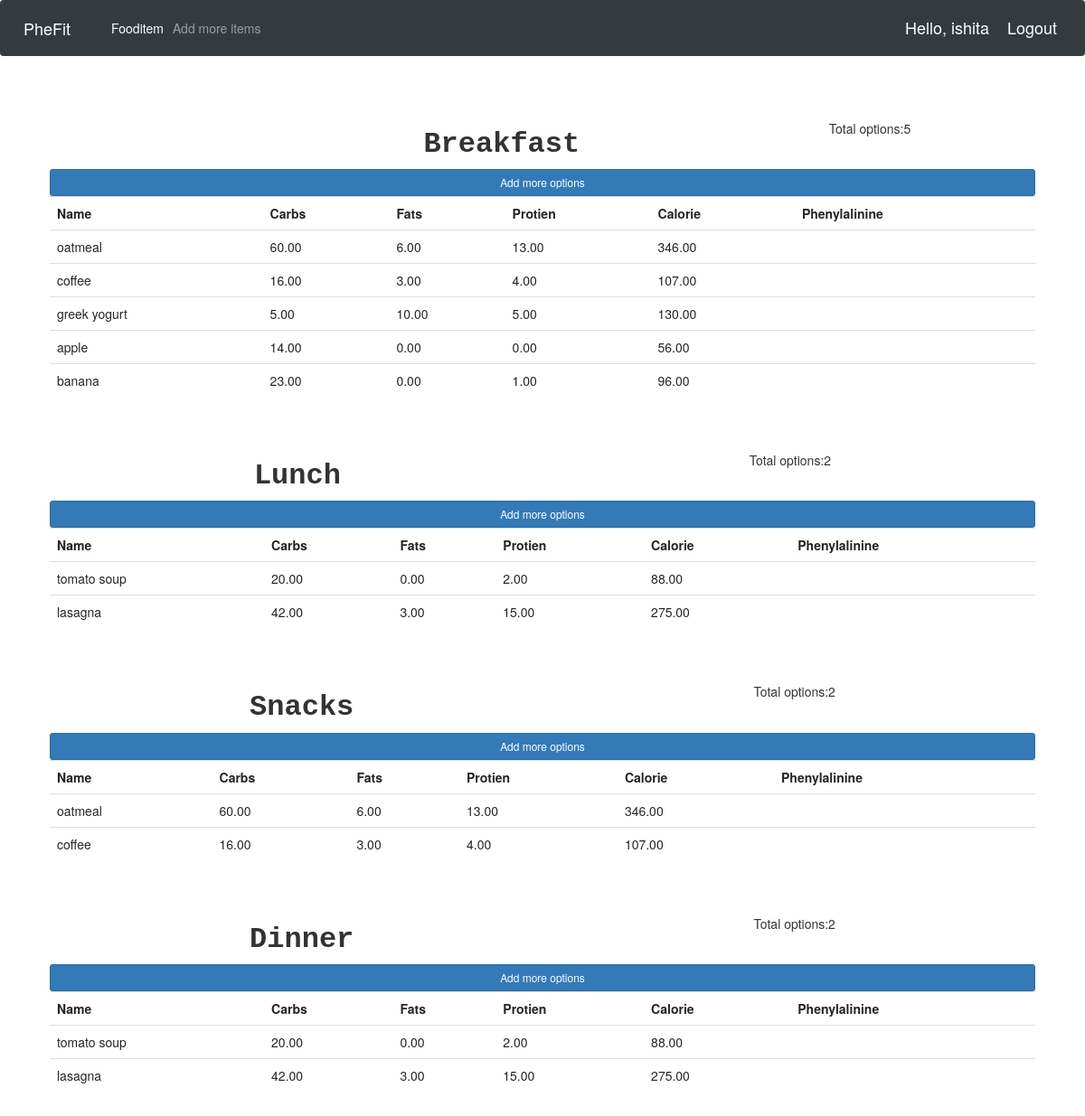
Before: /product/ (signed in) with the older database file.
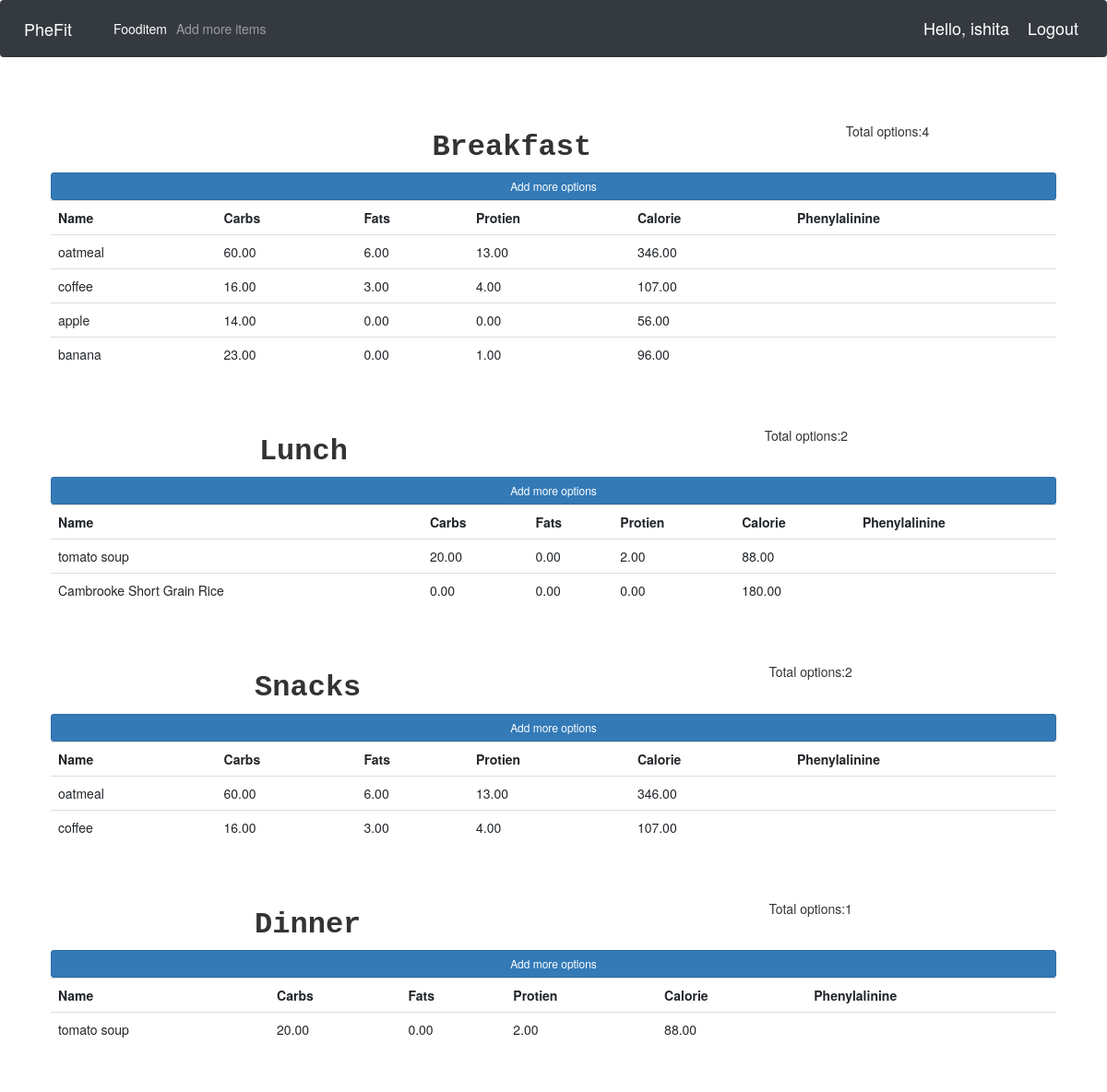
After: the same page with the newer database file.
### Fityfeed/models.py (models this page shows, shortened)
class Fooditem(models.Model):
    name = models.CharField(max_length=200)
    category = models.ManyToManyField(Category)
    carbohydrate = models.DecimalField(max_digits=5,decimal_places=2,default=0)
    fats = models.DecimalField(max_digits=5,decimal_places=2,default=0)
    protein = models.DecimalField(max_digits=5,decimal_places=2,default=0)
    calorie=models.DecimalField(max_digits=5,decimal_places=2,default=0,blank=True)
    phenylalanine=models.DecimalField(max_digits=5,decimal_places=2,default=0,blank=True)
    quantity = models.IntegerField(default=1,null=True,blank=True)

### Fityfeed/decorators.py (the view)
        def wrapper_func(request,*args,**kwargs):
            group=None
            if request.user.groups.exists():
                group=request.user.groups.all()[0].name
            if group in allowed_roles:
                return view_func(request,*args,**kwargs)
            else:
                return HttpResponse("<h1>You are not allowed to access this page</h1>")

### Fityfeed/views.py (called while the page is built)
@login_required(login_url='login')
@allowed_users(allowed_roles=['admin'])
def fooditem(request):
    breakfast=Category.objects.filter(name='breakfast')[0].fooditem_set.all()
    bcnt=breakfast.count()
    lunch=Category.objects.filter(name='lunch')[0].fooditem_set.all()
    lcnt=lunch.count()
    dinner=Category.objects.filter(name='dinner')[0].fooditem_set.all()
    dcnt=dinner.count()
    snacks=Category.objects.filter(name='snacks')[0].fooditem_set.all()
    scnt=snacks.count()
    context={'breakfast':breakfast,
              'bcnt':bcnt,
              'lcnt':lcnt,
              'scnt':scnt,
              'dcnt':dcnt,
              'lunch':lunch,
              'dinner':dinner,
              'snacks':snacks,
            }
    return render(request,'fooditem.html',context)

### Fityfeed/templates/fooditem.html
{% extends 'main.html' %}
{% load static%}
{% block content %}
    <div class="flex-box-row">
        <br>
        <br>
        <h5 id="heading">Breakfast</h5>
        <h7>Total options:{{bcnt}}</h7>
            <a class="btn btn-primary  btn-sm btn-block" href="{% url 'createfooditem' %}">Add more options</a>
            <table class="table table-sm">
                <tr>
                    <th>Name</th>
                    <th>Carbs</th>
                    <th>Fats</th>
                    <th>Protien</th>
                    <th>Calorie</th>
                    <th>Phenylalinine</th>
                </tr>
               {% for items in breakfast %}
                <tr>
                    <td>{{items.name}} </td>
                    <td>{{items.carbohydrate}} </td>
                    <td>{{items.fats}} </td>
                    <td>{{items.protein}} </td>
                    <td>{{items.calorie}} </td>
                    <td>{{items.phenylalinine}}</td>
                    </tr>
                {% endfor %}
            </table>
    </div>
    <br>
    <div class="flex-box-row">
        <h5 id="heading">Lunch</h5>
        <h7>Total options:{{lcnt}}</h7>
            <a class="btn btn-primary  btn-sm btn-block" href="{% url 'createfooditem' %}">Add more options</a>
            <table class="table table-sm">
                <tr>
                    <th>Name</th>
                    <th>Carbs</th>
                    <th>Fats</th>
                    <th>Protien</th>
                    <th>Calorie</th>
                    <th>Phenylalinine</th>
                </tr>
               {% for items in lunch %}
                <tr>
                    <td>{{items.name}} </td>
                    <td>{{items.carbohydrate}} </td>
                    <td>{{items.fats}} </td>
                    <td>{{items.protein}} </td>
                    <td>{{items.calorie}} </td>
                    <td>{{items.phenylalinine}}</td>
                    </tr>
                {% endfor %}
            </table>
    </div>
    <br>
    <div class="flex-box-row">
        <h5 id="heading">Snacks</h5>
        <h7>Total options:{{scnt}}</h7>
            <a class="btn btn-primary  btn-sm btn-block" href="{% url 'createfooditem' %}">Add more options</a>
            <table class="table table-sm">
                <tr>
                    <th>Name</th>
                    <th>Carbs</th>
                    <th>Fats</th>
                    <th>Protien</th>
                    <th>Calorie</th>
                    <th>Phenylalinine</th>
                </tr>
               {% for items in snacks %}
                <tr>
                    <td>{{items.name}} </td>
                    <td>{{items.carbohydrate}} </td>
                    <td>{{items.fats}} </td>
                    <td>{{items.protein}} </td>
                    <td>{{items.calorie}} </td>
                    <td>{{items.phenylalinine}}</td>
                    </tr>
                {% endfor %}
            </table>
    </div>
    <br>
    <div class="flex-box-row">
        <h5 id="heading">Dinner</h5>
        <h7>Total options:{{dcnt}}</h7>
            <a class="btn btn-primary  btn-sm btn-block" href="{% url 'createfooditem' %}">Add more options</a>
            <table class="table table-sm">
                <tr>
                    <th>Name</th>
                    <th>Carbs</th>
                    <th>Fats</th>
                    <th>Protien</th>
                    <th>Calorie</th>
                    <th>Phenylalinine</th>
                </tr>
               {% for items in dinner %}
                <tr>
                    <td>{{items.name}} </td>
                    <td>{{items.carbohydrate}} </td>
                    <td>{{items.fats}} </td>
                    <td>{{items.protein}} </td>
                    <td>{{items.calorie}} </td>
                    <td>{{items.phenylalinine}}</td>
                    </tr>
                {% endfor %}
            </table>
    </div>
    <br>
</div>
{% endblock %}

Changed rows visible on the page:
removed Fooditem: name "greek yogurt", carbohydrate "5.00", fats "10.00", protein "5.00", calorie "130.00", shown under "Total options:5"
removed Fooditem: name "lasagna", carbohydrate "42.00", fats "3.00", protein "15.00", calorie "275.00"
added Fooditem: name "Cambrooke Short Grain Rice", carbohydrate "0.00", fats "0.00", protein "0.00", calorie "180.00", shown under "Total options:2"
Other visible differences:
{{ bcnt }}: "5" → "4"
{{ dcnt }}: "2" → "1"
